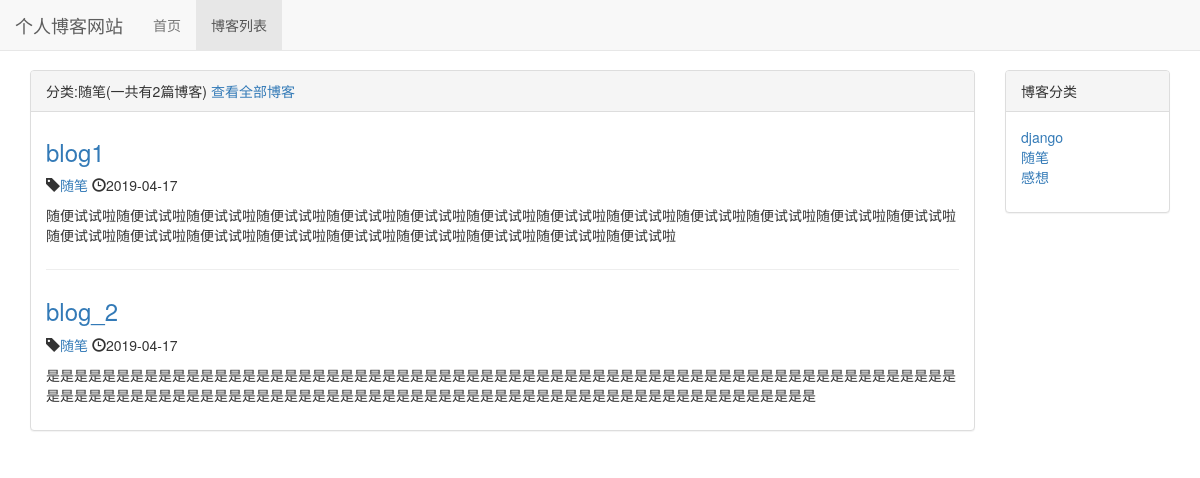
Page /blog/type/2 on the committed database.
### blog/models.py (models this page shows, shortened)
class BlogType(models.Model):
    title = models.CharField(max_length=32)
    def __str__(self):
        return self.title

class Blog(models.Model):
    title = models.CharField(max_length=32)
    blog_type = models.ForeignKey(BlogType, on_delete=models.DO_NOTHING)
    content = models.TextField()
    author = models.ForeignKey(User, on_delete=models.DO_NOTHING)
    created_time = models.DateTimeField(auto_now_add=True)
    last_update_time = models.DateTimeField(auto_now=True)

### blog/views.py (the view)
# urls.py: path("type/<int:blog_type_pk>",views.blogs_with_type,name="blogs_with_type"),
def blogs_with_type(request,blog_type_pk):
    blog_type = get_object_or_404(BlogType,pk=blog_type_pk)
    context={}
    context["blogs"]=Blog.objects.filter(blog_type=blog_type)
    context["blog_type"]=blog_type
    context["blog_types"] = BlogType.objects.all()
    return render(request,"blog/blogs_with_type.html",context)

### blog/templates/blog/blogs_with_type.html (shortened to what this page needs)
{% extends 'blog/blog_list.html' %}
{% block blog_list_title %}
分类:{{ blog_type.title }}(一共有{{ blogs|length }}篇博客) <a href="{% url 'blog_list' %}">查看全部博客</a>
{% endblock %}

### blog/templates/blog/blog_list.html (shortened to what this page needs)
{% extends 'base.html' %}
{% load staticfiles %}
{% block css %}
<link rel="stylesheet" href="{% static 'css/blog/blog.css' %}">
{% endblock %}
{% block nav_blog_active %}active{% endblock %}
{% block content %}
    <div class="container">
        <div class="row">
            <div class="col-xs-12 col-sm-8 col-md-9 col-lg-10">
                <div class="panel panel-default">
                    <div class="panel-heading">
                        {% block blog_list_title %}{% endblock %}
                    </div>
                    <div class="panel-body">
                        {% for blog in blogs %}
                        <div class="blog">
                            <a href="{% url 'blog_detail' blog_pk=blog.pk %}">
                                <h3>{{ blog.title }}</h3>
                            </a>
                            <p class="blog-info">
                                <span class="glyphicon glyphicon-tag" aria-hidden="true"></span><a href="{% url 'blogs_with_type' blog.blog_type.pk %}">{{ blog.blog_type }}</a>
                                <span class="glyphicon glyphicon-time" aria-hidden="true"></span>{{ blog.created_time|date:'Y-m-d' }}
                            </p>
                            <p>{{ blog.content|truncatechars:120 }}</p>
                        </div>
                            {% empty %}
                        <div class="blog">
                            <h3>暂无博客，敬请期待</h3>
                        </div>
                    {% endfor %}
                    </div>
                </div>
            </div>
            <div class=" hidden-xs col-sm-4 col-md-3 col-lg-2">
                <div class="panel panel-default">
                    <div class="panel-heading">博客分类</div>
                    <div class="panel-body">
                        <ul class="type_list">
                            {% for blog_type in blog_types %}
                                <li><a href="{% url 'blogs_with_type' blog_type.pk %}">{{ blog_type.title }}</a></li>
                            {% empty %}
                                <li>暂无分类</li>
                            {% endfor %}
                        </ul>
                    </div>
                </div>
            </div>
        </div>
    </div>
{% endblock %}

### static/css/base.css (style rules this page uses)
* { margin:0; padding:0; }
body { margin-top:70px!important; }

### blog/static/css/blog/blog.css (style rules this page uses)
.type_list { list-style: none; }
div.blog h3 { margin-top: 0.5em; }
div.blog:not(:last-child) { margin-bottom: 2em; border-bottom: 1px solid #eee; padding-bottom: 1em; }

### rows in the picture
BlogType: title "随笔"
Blog: title "blog1", blog_type "随笔", created_time "2019-04-17", content "随便试试啦随便试试啦随便试试啦随便试试啦随便试试啦随便试试啦随便试试啦随便试试啦随便试试啦随便试试啦随便试试啦随便试试啦随便试试啦随便试试啦随便试试啦随便试试啦随便试试啦随便试试啦随便试试啦随便试试啦随便试试啦随便试试啦"
Blog: title "blog_2", blog_type "随笔", created_time "2019-04-17", content "是是是是是是是是是是是是是是是是是是是是是是是是是是是是是是是是是是是是是是是是是是是是是是是是是是是是是是是是是是是是是是是是是是是是是是是是是是是是是是是是是是是是是是是是是是是是是是是是是是是是是是是是是是是是是是是是是是是是是是是是"
BlogType: title "django"
BlogType: title "感想"

### other values in the picture
{{ blogs|length }} "2"
